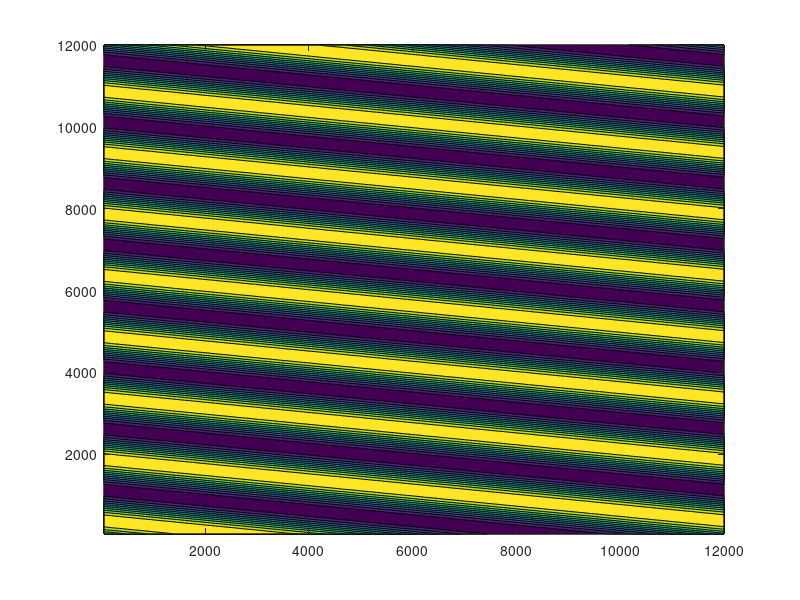

This chart was generated by the following MATLAB code:
%%
% Parameters
x_wavelength =1500;  % Wavelength in the x direction (can be adjusted)
y_wavelength = 12000;  % Wavelength in the y direction (can be adjusted)
amplitude = 0.1;     % Amplitude of the wave (can be adjusted)
x_range = 12000;      % The range in the x direction
y_range = 12000;      % The range in the y direction
nx=240;
ny=240;

% Create a grid of x and y values
x = linspace(50, x_range, 240);  % x values from 0 to x_range, with 500 points
y = linspace(50, y_range, 240);  % y values from 0 to y_range, with 500 points
[X, Y] = meshgrid(x, y);        % Create 2D grid from x and y vectors

% Define the wave function: A*sin(kx*X + ky*Y)
k_x = 2*pi / x_wavelength;  % Wave number in the x direction
k_y = 2*pi / y_wavelength;  % Wave number in the y direction
for i=1:nx
    for j=1:ny
        Z(i,j) = amplitude * sin(k_x * x(i) + k_y * y(j));  % Sine wave function
    end
end
% Plot the 2D periodic wave
figure;
contourf(X,Y,Z)
